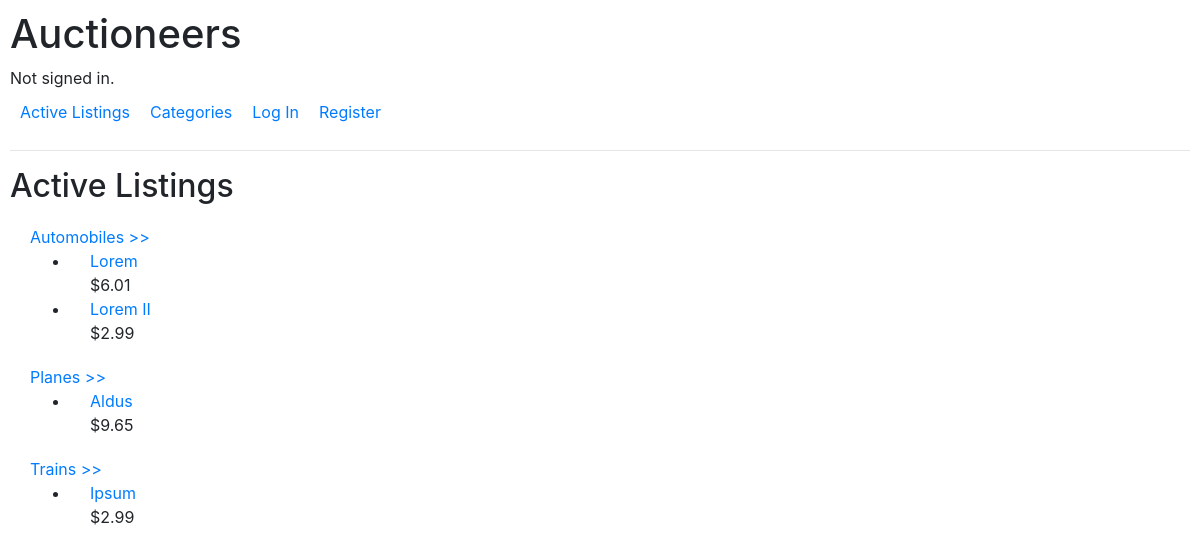
Before: / with the older database file.
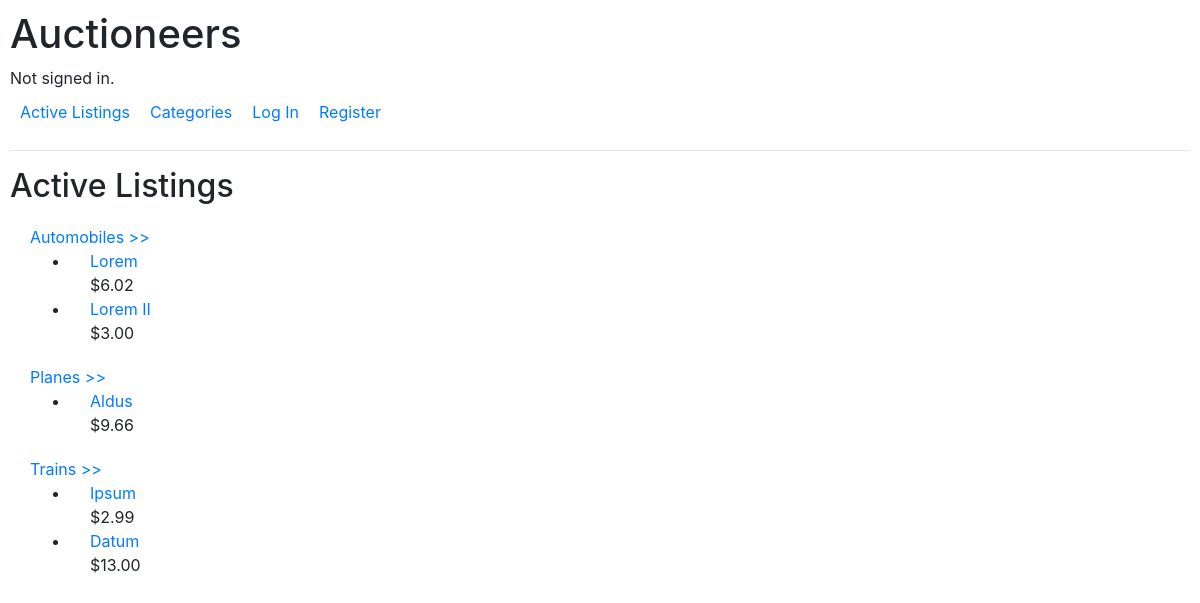
After: the same page with the newer database file.
### auctions/models.py (models this page shows, shortened)
class Category(models.Model):
    title = models.CharField(max_length=25)

class Auction_Listing(models.Model):
    title = models.CharField(max_length = 25)
    description = models.TextField()
    category = models.ForeignKey(Category, on_delete=models.PROTECT, related_name="listings")
    current_bid = models.ForeignKey("Bid", on_delete=models.PROTECT, related_name="listings", null=True, blank=True)
    seller = models.ForeignKey(User, on_delete=models.CASCADE, related_name="listings")
    quantity = models.IntegerField()
    price = models.DecimalField(max_digits=10, decimal_places=2)
    timestamp = models.DateTimeField(auto_now_add=True)
    closing_date = models.DateTimeField(blank=False)
    is_open = models.BooleanField(default=True)

### auctions/views.py (the view)
# urls.py: path("", views.index, name="index"),
def index(request):
    categories = Category.objects.order_by('title')
    return render(request, "auctions/index.html", {
        "categories":categories,
        "listings":Auction_Listing.objects.all(),
    })

### auctions/templates/auctions/index.html
{% extends "auctions/layout.html" %}
{% block body %}
    <h2>Active Listings</h2>
    {% for category in categories %}
        {% if category.listings.count > 0 %}
            <div id="listing_block">
                <a id="listing_category" href="{% url 'category_detail' category.id %}">{{ category.title }} >></a>
                <ul>
                    {% for listing in listings %}
                    {% if listing.category.id == category.id %}
                    <li>
                        <div id="listing_title">
                            <a href="{% url 'listing_detail' listing.id %}">{{ listing.title }}</a>
                        </div>
                        <div id="listing_price">${{ listing.price }}</div>
                    </li>
                    {% endif %}
                    {% endfor %}
                </ul>
            </div>
        {% endif %}
    {% endfor %}
{% endblock %}

Changed rows visible on the page:
changed Auction_Listing "Lorem": price "6.01" → "6.02"
changed Auction_Listing "Lorem II": price "2.99" → "3.00"
changed Auction_Listing "Aldus": price "9.65" → "9.66"
added Auction_Listing: title "Datum", price "13.00", shown under Category "Trains"
